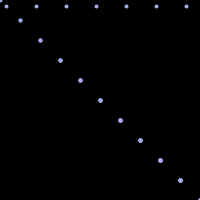
Frame 1 (no input)
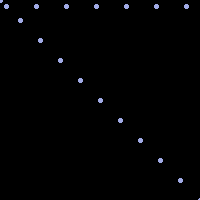
Frame 60 (the mouse pressed at the canvas centre just before this capture)
Frame 120 (the mouse held since frame 60 and released just before this capture): identical to frame 60, image omitted

The Processing sketch that drew these frames (run headless with seeded random() and noise(); from frame 60 on, the mouse is pressed at the canvas centre):

// Processing sketch: processing_93617
// ── processing_93617.pde

void setup (){
  size(200,200);
  background (0);
}
  void draw (){
    stroke (162,171,229);
    strokeWeight (4);{
       for (int mouseX=0; mouseX<200; mouseX=mouseX+20)
       for (int mouseY=0; mouseY<200; mouseY=mouseY+20)
  point (mouseX+mouseY, mouseY+mouseX);
  for (int mouseZ=6; mouseZ<200; mouseZ= mouseZ+30)
  point (mouseZ, 6);
 
  }
   
  }
